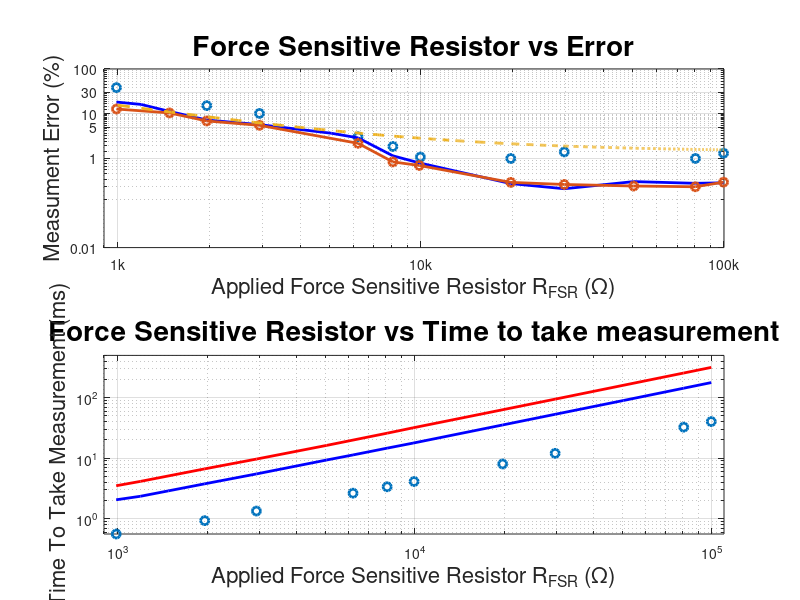

Reproduce this figure in MATLAB.



Rfsr1 = [989.3
1964.5
2933
6202
8081
9958
19786
29717
80506
99668];


error1_onecap = [38.26254
15.11458
10.11219
3.02947
1.84080
1.06747
0.98975
1.38877
0.99176
1.29684];

time_to_meas = [0.55791
0.92780
1.33688
2.63892
3.36622
4.11063
8.01947
12.02435
32.57803
40.26365];

Rfsr_capadded_2_25uf = [
    989.3
1193
1481
1964.5
2933
5059
6202
8081
9878
19786
29717
50382
80506
99668];

error_capadded_2_25uf = [
    18.16583977
16.07651051
11.21402995
7.188833732
5.675714465
3.638750329
2.868704471
1.135910171
0.788336857
0.271235197
0.207932817
0.300575609
0.275230521
0.282243761];

time_capadded_2_25uf = [
   2.051901995
2.344299296
2.878470951
3.768595
5.487300763
9.332505869
11.31302708
14.64695628
17.74652113
35.40848269
53.10909028
89.7048081
143.4651112
177.679344];

Rfsr_capadded_4_5uf1 = [989.3
1481
1964.5
2933
6202
8081
9878
19786
29717
50382
80445
99668];

error_4_5uf1 = [12.69176648
10.3750696
6.851511255
5.474953442
2.16326076
0.830677019
0.689777745
0.288707846
0.259129308
0.2392671
0.230279275
0.292145308];

Rfsr_4_5uf2 = [989.3
1193
1964.5
2933
5059
8081
9878
29717
80445
99668];

time_4_5uf2 = [
    3.501229167
4.131133013
6.658511619
9.659709936
16.2763129
25.88540184
31.75444471
94.56140385
255.514383
316.5350585];

subplot(2,1,1)
loglog(Rfsr1, error1_onecap,'o','LineWidth',2);

hold on
loglog(Rfsr_capadded_2_25uf, error_capadded_2_25uf,'b','LineWidth',2);

hold on
loglog(Rfsr_capadded_4_5uf1, error_4_5uf1,'-o','LineWidth',2);

grid on
grid minor

axis([900 100000 0.01 1e2]);
xticks([1000 10000 100000]);
xticklabels({'1k', '10k', '100k'});
yticks([0.01 1 5 10 30 100]);
yticklabels({'0.01','1', '5', '10','30', '100'});

xlabel('Applied Force Sensitive Resistor R_{FSR} (\Omega)','FontSize', 16)
title('Force Sensitive Resistor vs Error','FontSize', 20)
ylabel('Measument Error (%)','FontSize', 16)
% lgd = legend('Experiment','Simulation');
% lgd.FontSize = 16;


%calculation
%Set Test Condition

delta_t2 = 32e-6;
C2 = 0.64e-6+4.5e-6;
Rref = 10000;
Rfsr = 1e3:100:100e3;

% delta_t1 = (0.0066.*Rfsr+54).*0.000001;
delta_t1 = 90e-6;
C1 = 0.64e-6;
%Computation Result
error1 = (delta_t1./C1).*(1./Rfsr+1/Rref)*100;
hold on
loglog(Rfsr, error1,'--', 'LineWidth',2);

% error2 = (delta_t1./C2)*(1./Rfsr+1/Rref)*100;
% hold on
% loglog(Rfsr, error2,':', 'LineWidth',2);






subplot(2,1,2)
loglog(Rfsr1, time_to_meas,'o','LineWidth',2);

hold on
loglog(Rfsr_capadded_2_25uf, time_capadded_2_25uf,'b','LineWidth',2);

hold on
loglog(Rfsr_4_5uf2, time_4_5uf2,'r','LineWidth',2);

grid on
grid minor

axis([900 110000 0 500]);
% xticks([1000 10000 100000]);
% xticklabels({'1k', '10k', '100k'});
% yticks([1 5 10 50 100]);
% yticklabels({'1', '5', '10','50','100'});

xlabel('Applied Force Sensitive Resistor R_{FSR} (\Omega)','FontSize', 16)
title('Force Sensitive Resistor vs Time to take measurement','FontSize', 20)
ylabel('Time To Take Measurement (ms)','FontSize', 16)
% lgd = legend('Experiment','Simulation');
% lgd.FontSize = 16;









